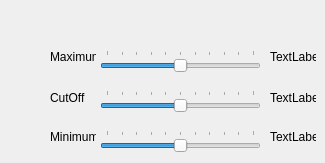
    <widget class="QWidget" name="tab">
     <attribute name="title">
      <string>Regions</string>
     </attribute>
     <widget class="QLabel" name="cutOffLabel">
      <property name="geometry">
       <rect>
        <x>270</x>
        <y>90</y>
        <width>46</width>
        <height>16</height>
       </rect>
      </property>
      <property name="text">
       <string>TextLabel</string>
      </property>
     </widget>
     <widget class="QLabel" name="maxLabel">
      <property name="geometry">
       <rect>
        <x>270</x>
        <y>50</y>
        <width>46</width>
        <height>13</height>
       </rect>
      </property>
      <property name="text">
       <string>TextLabel</string>
      </property>
     </widget>
     <widget class="QSlider" name="maxSlider">
      <property name="geometry">
       <rect>
        <x>100</x>
        <y>50</y>
        <width>161</width>
        <height>24</height>
       </rect>
      </property>
      <property name="maximum">
       <number>100</number>
      </property>
      <property name="sliderPosition">
       <number>50</number>
      </property>
      <property name="orientation">
       <enum>Qt::Horizontal</enum>
      </property>
      <property name="tickPosition">
       <enum>QSlider::TicksAbove</enum>
      </property>
     </widget>
     <widget class="QLabel" name="label">
      <property name="geometry">
       <rect>
        <x>50</x>
        <y>90</y>
        <width>41</width>
        <height>16</height>
       </rect>
      </property>
      <property name="text">
       <string>CutOff</string>
      </property>
     </widget>
     <widget class="QLabel" name="minLabel">
      <property name="geometry">
       <rect>
        <x>270</x>
        <y>130</y>
        <width>46</width>
        <height>13</height>
       </rect>
      </property>
      <property name="text">
       <string>TextLabel</string>
      </property>
     </widget>
     <widget class="QSlider" name="minSlider">
      <property name="geometry">
       <rect>
        <x>100</x>
        <y>130</y>
        <width>161</width>
        <height>24</height>
       </rect>
      </property>
      <property name="maximum">
       <number>100</number>
      </property>
      <property name="sliderPosition">
       <number>50</number>
      </property>
      <property name="orientation">
       <enum>Qt::Horizontal</enum>
      </property>
      <property name="tickPosition">
       <enum>QSlider::TicksAbove</enum>
      </property>
     </widget>
     <widget class="QLabel" name="label_3">
      <property name="geometry">
       <rect>
        <x>50</x>
        <y>50</y>
        <width>46</width>
        <height>13</height>
       </rect>
      </property>
      <property name="text">
       <string>Maximum</string>
      </property>
     </widget>
     <widget class="QSlider" name="cutOffSlider">
      <property name="geometry">
       <rect>
        <x>100</x>
        <y>90</y>
        <width>161</width>
        <height>24</height>
       </rect>
      </property>
      <property name="maximum">
       <number>100</number>
      </property>
      <property name="sliderPosition">
       <number>50</number>
      </property>
      <property name="orientation">
       <enum>Qt::Horizontal</enum>
      </property>
      <property name="tickPosition">
       <enum>QSlider::TicksAbove</enum>
      </property>
     </widget>
     <widget class="QLabel" name="label_2">
      <property name="geometry">
       <rect>
        <x>50</x>
        <y>130</y>
        <width>46</width>
        <height>13</height>
       </rect>
      </property>
      <property name="text">
       <string>Minimum</string>
      </property>
     </widget>
    </widget>
